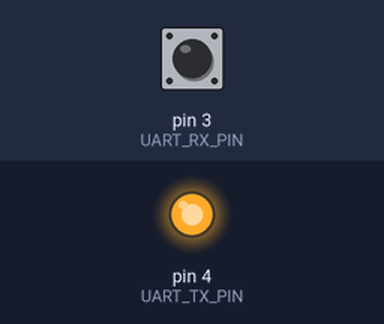
Bench run of a sketch on a simulated Arduino Uno, built with avr-gcc and run on an emulated ATmega328P. Shown: output pins drawn as LEDs (lit = HIGH). The test bench sets the inputs (shaded band); at power-on: pin 3 (UART_RX_PIN) HIGH.

Above: at 0.1 s.
Timing chart, 0 to 1.6 s (numbered marks = the images above):
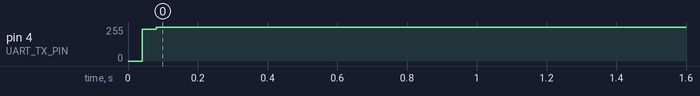

Measured:
- by itself, pin 4 (UART_TX_PIN): 0/255 → 255/255 at 0.04 s

The sketch:

myUART.ino
```cpp
#include <util/atomic.h>

#define UART_TX_PIN PD4
#define UART_RX_PIN PD3

// КОЛЬЦЕВЫЕ БУФЕРЫ
#define BUFFER_SIZE 64

// TX буфер: здесь хранятся байты, ожидающие отправки.
volatile char tx_buffer[BUFFER_SIZE];
volatile uint8_t tx_head = 0; // Индекс для записи нового байта в буфер.
volatile uint8_t tx_tail = 0; // Индекс для чтения байта из буфера для отправки.

// RX буфер: здесь хранятся принятые байты, ожидающие обработки программой.
volatile char rx_buffer[BUFFER_SIZE];
volatile uint8_t rx_head = 0; // Индекс для записи принятого байта.
volatile uint8_t rx_tail = 0; // Индекс для чтения байта основной программой.

// ПЕРЕМЕННЫЕ СОСТОЯНИЯ

// Общее
volatile uint16_t timer1_ticks_per_bit; // Количество тиков таймера, соответствующее длительности одного бита.

// Состояние передатчика (TX)
volatile bool tx_active = false;      // Флаг, указывающий, что процесс передачи байта активен.
volatile uint8_t tx_byte_to_send;     // Текущий байт, который передаётся побитово.
volatile uint8_t tx_bit_index = 0;    // Счётчик состояний для отправки одного байта.
                                      // 0: Фаза принятия решения и отправки старт-бита.
                                      // 1-8: Отправка 8 бит данных (от младшего к старшему).
                                      // 9: Отправка стоп-бита.

// Состояние приёмника (RX)
volatile bool rx_active = false;      // Флаг, указывающий, что процесс приёма байта активен.
volatile uint8_t rx_byte_received;    // Байт, который собирается из принятых бит.
volatile uint8_t rx_bit_index = 0;    // Счётчик принятых бит данных.
                                      // 0-7: Приём 8 бит данных.
                                      // 8: Сэмплирование стоп-бита.

void uart_set_baudrate(int baudrate) {
  // Рассчитываем, сколько тиков таймера должно пройти за время передачи одного бита.
  timer1_ticks_per_bit = F_CPU / (8UL * baudrate);

  // Настройка Timer1
  TCCR1A = 0; // Режим Normal, не используем ШИМ.
  TCCR1B = (1 << CS11); // Устанавливаем предделитель на 8. Таймер начинает тикать.
  TIMSK1 = 0; // Изначально все прерывания от Timer1 выключены.
}

// API ДЛЯ ПЕРЕДАЧИ ДАННЫХ (TX)

bool uart_send(char b) {
  uint8_t next_head = (tx_head + 1) % BUFFER_SIZE;
  if (next_head == tx_tail) {
    return false;
  }

  tx_buffer[tx_head] = b;
  tx_head = next_head;

  ATOMIC_BLOCK(ATOMIC_RESTORESTATE) {
    if (!tx_active) {
      tx_active = true;
      tx_bit_index = 0;
      OCR1A = TCNT1 + 10;
      TIMSK1 |= (1 << OCIE1A); // Включаем прерывание по совпадению с OCR1A.
    }
  }
  return true;
}

void uart_send_string(const char *msg) {
  while (*msg) {
    while (!uart_send(*msg)) {}
    msg++;
  }
}

// API ДЛЯ ПРИЁМА ДАННЫХ (RX)

uint8_t uart_available() {
  uint8_t count;
  ATOMIC_BLOCK(ATOMIC_RESTORESTATE) {
    count = (rx_head - rx_tail + BUFFER_SIZE) % BUFFER_SIZE;
  }
  return count;
}

char uart_read() {
  if (rx_head == rx_tail) return -1; // Буфер пуст.

  char b;
  ATOMIC_BLOCK(ATOMIC_RESTORESTATE) {
    b = rx_buffer[rx_tail];
    rx_tail = (rx_tail + 1) % BUFFER_SIZE;
  }
  return b;
}

// ОБРАБОТЧИКИ ПРЕРЫВАНИЙ

ISR(INT1_vect) {
  if (!rx_active) {
    EIMSK &= ~(1 << INT1);
    rx_active = true;
    rx_bit_index = 0;
    rx_byte_received = 0;

    OCR1B = TCNT1 + timer1_ticks_per_bit + (timer1_ticks_per_bit / 2);
    TIFR1 |= (1 << OCF1B);   // Сбрасываем флаг прерывания (на случай, если он уже был установлен).
    TIMSK1 |= (1 << OCIE1B); // Включаем прерывание по совпадению B для сэмплирования бит.
  }
}

ISR(TIMER1_COMPA_vect) {

  OCR1A += timer1_ticks_per_bit;

  // Конечный автомат для передачи байта
  if (tx_bit_index == 0) { // Фаза 0: Решение и отправка старт-бита
    // Проверяем, есть ли что-то ещё в буфере для отправки
    if (tx_head == tx_tail) {
      // Буфер пуст. Завершаем передачу.
      tx_active = false;
      TIMSK1 &= ~(1 << OCIE1A); // Отключаем прерывания для TX.
      return;
    }
    // Если есть данные, достаём следующий байт из буфера
    tx_byte_to_send = tx_buffer[tx_tail];
    tx_tail = (tx_tail + 1) % BUFFER_SIZE;

    // Отправляем старт-бит (линия в низкий уровень)
    PORTD &= ~(1 << UART_TX_PIN);
    tx_bit_index++;

  } else if (tx_bit_index <= 8) { // Фазы 1-8: Отправка 8 бит данных
    if (tx_byte_to_send & 1) {
      PORTD |= (1 << UART_TX_PIN); // '1'
    } else {
      PORTD &= ~(1 << UART_TX_PIN); // '0'
    }
    tx_byte_to_send >>= 1; // Сдвигаем байт вправо, чтобы в следующий раз отправить следующий бит.
    tx_bit_index++;

  } else { // Фаза 9: Отправка стоп-бита
    PORTD |= (1 << UART_TX_PIN); // Стоп-бит всегда '1' (линия в высокий уровень).
    tx_bit_index = 0; // Сбрасываем счётчик. В следующем прерывании мы вернёмся в фазу 0
                      // и либо начнём передачу нового байта, либо завершим работу.
  }
}

ISR(TIMER1_COMPB_vect) {
  // Планируем следующее считывание (сэмплирование) через один битовый интервал.
  OCR1B += timer1_ticks_per_bit;

  if (rx_bit_index < 8) { // Принимаем 8 бит данных
    // Считываем состояние пина и устанавливаем соответствующий бит в `rx_byte_received`.
    if (PIND & (1 << UART_RX_PIN)) {
      rx_byte_received |= (1 << rx_bit_index);
    }
    rx_bit_index++;

  } else { // Сэмплирование стоп-бита
    // Проверяем, что стоп-бит имеет высокий уровень (как и положено).
    if (PIND & (1 << UART_RX_PIN)) {
      // Если стоп-бит корректен, сохраняем принятый байт в буфер.
      uint8_t next_head = (rx_head + 1) % BUFFER_SIZE;
      if (next_head != rx_tail) { // Проверка, что буфер не переполнен.
        rx_buffer[rx_head] = rx_byte_received;
        rx_head = next_head;
      }
      }

    rx_active = false;
    TIMSK1 &= ~(1 << OCIE1B); // Отключаем прерывания по совпадению B.
    EIFR |= (1 << INTF1);     // Сбрасываем флаг внешнего прерывания INT1.
    EIMSK |= (1 << INT1);     // Снова включаем внешнее прерывание для ожидания нового старт-бита.
  }
}


void setup() {

  DDRD |= (1 << UART_TX_PIN);

  PORTD |= (1 << UART_TX_PIN);

  DDRD &= ~(1 << UART_RX_PIN);

  PORTD |= (1 << UART_RX_PIN);

  uart_set_baudrate(9600);

  EICRA |= (1 << ISC11);
  EICRA &= ~(1 << ISC10);
  EIMSK |= (1 << INT1);

  sei();

  uart_send_string("Start");
}

char input_buffer[BUFFER_SIZE];
uint8_t buffer_index = 0;

void loop() {

  if (uart_available()) {
    char c = uart_read();

    if (c == '\n' || c == '\r') {
      if (buffer_index > 0) {
        input_buffer[buffer_index] = '\0';
        uart_send_string("Echo: ");
        uart_send_string(input_buffer);
        uart_send_string("\r\n");
      }
      buffer_index = 0;
    } else {
      if (buffer_index < BUFFER_SIZE - 1) {
        input_buffer[buffer_index++] = c;
      }
    }
  }
}
```
